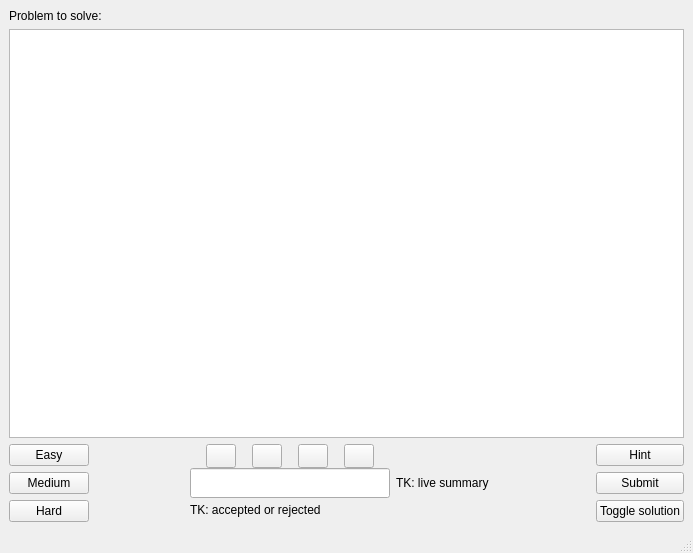
<?xml version="1.0" encoding="UTF-8"?>
<ui version="4.0">
 <class>MainWindow</class>
 <widget class="QMainWindow" name="MainWindow">
  <property name="geometry">
   <rect>
    <x>0</x>
    <y>0</y>
    <width>693</width>
    <height>553</height>
   </rect>
  </property>
  <property name="windowTitle">
   <string>MainWindow</string>
  </property>
  <widget class="QWidget" name="centralwidget">
   <layout class="QGridLayout" name="gridLayout_3">
    <item row="0" column="0">
     <layout class="QGridLayout" name="gridLayout_2" rowstretch="0,0,0,0">
      <property name="horizontalSpacing">
       <number>6</number>
      </property>
      <item row="2" column="0" colspan="7">
       <widget class="QGraphicsView" name="ui_central_graphics_area_graphicsView">
        <property name="enabled">
         <bool>true</bool>
        </property>
       </widget>
      </item>
      <item row="3" column="0">
       <layout class="QVBoxLayout" name="verticalLayout">
        <property name="sizeConstraint">
         <enum>QLayout::SetDefaultConstraint</enum>
        </property>
        <item>
         <widget class="QPushButton" name="ui_difficulty_easy_pushButton">
          <property name="maximumSize">
           <size>
            <width>120</width>
            <height>16777215</height>
           </size>
          </property>
          <property name="text">
           <string>Easy</string>
          </property>
         </widget>
        </item>
        <item>
         <widget class="QPushButton" name="ui_difficulty_medium_pushButton">
          <property name="maximumSize">
           <size>
            <width>120</width>
            <height>16777215</height>
           </size>
          </property>
          <property name="text">
           <string>Medium</string>
          </property>
         </widget>
        </item>
        <item>
         <widget class="QPushButton" name="ui_difficulty_hard_pushButton">
          <property name="maximumSize">
           <size>
            <width>120</width>
            <height>16777215</height>
           </size>
          </property>
          <property name="text">
           <string>Hard</string>
          </property>
         </widget>
        </item>
       </layout>
      </item>
      <item row="3" column="1">
       <spacer name="horizontalSpacer">
        <property name="orientation">
         <enum>Qt::Horizontal</enum>
        </property>
        <property name="sizeHint" stdset="0">
         <size>
          <width>40</width>
          <height>20</height>
         </size>
        </property>
       </spacer>
      </item>
      <item row="3" column="4">
       <spacer name="horizontalSpacer_2">
        <property name="orientation">
         <enum>Qt::Horizontal</enum>
        </property>
        <property name="sizeHint" stdset="0">
         <size>
          <width>40</width>
          <height>20</height>
         </size>
        </property>
       </spacer>
      </item>
      <item row="3" column="2">
       <layout class="QGridLayout" name="gridLayout" columnstretch="0,0">
        <property name="leftMargin">
         <number>0</number>
        </property>
        <property name="topMargin">
         <number>0</number>
        </property>
        <property name="rightMargin">
         <number>0</number>
        </property>
        <property name="horizontalSpacing">
         <number>70</number>
        </property>
        <property name="verticalSpacing">
         <number>6</number>
        </property>
        <item row="0" column="0" colspan="2">
         <layout class="QVBoxLayout" name="verticalLayout_3">
          <property name="spacing">
           <number>0</number>
          </property>
          <item>
           <layout class="QHBoxLayout" name="horizontalLayout">
            <property name="sizeConstraint">
             <enum>QLayout::SetDefaultConstraint</enum>
            </property>
            <item>
             <widget class="QPushButton" name="ui_skip_to_start_pushButton">
              <property name="maximumSize">
               <size>
                <width>30</width>
                <height>30</height>
               </size>
              </property>
              <property name="text">
               <string/>
              </property>
              <property name="icon">
               <iconset resource="birkbeck/z.Legacy/automaton_simulator/simulator/resources/resources.qrc">
                <normaloff>:/icons/icons/skip_to_begin.svg</normaloff>:/icons/icons/skip_to_begin.svg</iconset>
              </property>
              <property name="iconSize">
               <size>
                <width>100</width>
                <height>42</height>
               </size>
              </property>
             </widget>
            </item>
            <item>
             <widget class="QPushButton" name="ui_skip_back_one_step_pushButton">
              <property name="sizePolicy">
               <sizepolicy hsizetype="Minimum" vsizetype="Fixed">
                <horstretch>0</horstretch>
                <verstretch>0</verstretch>
               </sizepolicy>
              </property>
              <property name="maximumSize">
               <size>
                <width>30</width>
                <height>30</height>
               </size>
              </property>
              <property name="text">
               <string/>
              </property>
              <property name="icon">
               <iconset resource="birkbeck/z.Legacy/automaton_simulator/simulator/resources/resources.qrc">
                <normaloff>:/icons/icons/step_backwards.svg</normaloff>:/icons/icons/step_backwards.svg</iconset>
              </property>
              <property name="iconSize">
               <size>
                <width>100</width>
                <height>25</height>
               </size>
              </property>
             </widget>
            </item>
            <item>
             <widget class="QPushButton" name="ui_skip_forward_one_step_pushButton">
              <property name="maximumSize">
               <size>
                <width>30</width>
                <height>30</height>
               </size>
              </property>
              <property name="text">
               <string/>
              </property>
              <property name="icon">
               <iconset resource="birkbeck/z.Legacy/automaton_simulator/simulator/resources/resources.qrc">
                <normaloff>:/icons/icons/step_forwards.svg</normaloff>:/icons/icons/step_forwards.svg</iconset>
              </property>
              <property name="iconSize">
               <size>
                <width>100</width>
                <height>25</height>
               </size>
              </property>
             </widget>
            </item>
            <item>
             <widget class="QPushButton" name="ui_skip_to_end_pushButton">
              <property name="maximumSize">
               <size>
                <width>30</width>
                <height>30</height>
               </size>
              </property>
              <property name="text">
               <string/>
              </property>
              <property name="icon">
               <iconset resource="birkbeck/z.Legacy/automaton_simulator/simulator/resources/resources.qrc">
                <normaloff>:/icons/icons/skip_to_end.svg</normaloff>:/icons/icons/skip_to_end.svg</iconset>
              </property>
              <property name="iconSize">
               <size>
                <width>100</width>
                <height>42</height>
               </size>
              </property>
             </widget>
            </item>
           </layout>
          </item>
          <item>
           <widget class="QLineEdit" name="ui_take_string_to_test_lineedit">
            <property name="sizePolicy">
             <sizepolicy hsizetype="MinimumExpanding" vsizetype="Fixed">
              <horstretch>0</horstretch>
              <verstretch>0</verstretch>
             </sizepolicy>
            </property>
            <property name="minimumSize">
             <size>
              <width>200</width>
              <height>30</height>
             </size>
            </property>
            <property name="maximumSize">
             <size>
              <width>16777215</width>
              <height>30</height>
             </size>
            </property>
           </widget>
          </item>
          <item>
           <widget class="QLabel" name="ui_input_accepted_or_rejected_label">
            <property name="text">
             <string>TK: accepted or rejected</string>
            </property>
           </widget>
          </item>
         </layout>
        </item>
       </layout>
      </item>
      <item row="3" column="3">
       <widget class="QLabel" name="ui_live_input_proc_summary_label">
        <property name="text">
         <string>TK: live summary</string>
        </property>
       </widget>
      </item>
      <item row="3" column="6">
       <layout class="QVBoxLayout" name="verticalLayout_2">
        <item>
         <widget class="QPushButton" name="ui_request_hint_pushButton">
          <property name="sizePolicy">
           <sizepolicy hsizetype="Minimum" vsizetype="Fixed">
            <horstretch>0</horstretch>
            <verstretch>0</verstretch>
           </sizepolicy>
          </property>
          <property name="maximumSize">
           <size>
            <width>120</width>
            <height>16777215</height>
           </size>
          </property>
          <property name="text">
           <string>Hint</string>
          </property>
         </widget>
        </item>
        <item>
         <widget class="QPushButton" name="ui_submit_solution_pushButton">
          <property name="maximumSize">
           <size>
            <width>120</width>
            <height>16777215</height>
           </size>
          </property>
          <property name="text">
           <string>Submit</string>
          </property>
         </widget>
        </item>
        <item>
         <widget class="QPushButton" name="ui_toggle_solution_pushButton">
          <property name="maximumSize">
           <size>
            <width>120</width>
            <height>16777215</height>
           </size>
          </property>
          <property name="text">
           <string>Toggle solution</string>
          </property>
         </widget>
        </item>
       </layout>
      </item>
      <item row="1" column="0" colspan="7">
       <widget class="QLabel" name="ui_problem_to_solve_tooltip_label">
        <property name="sizePolicy">
         <sizepolicy hsizetype="Maximum" vsizetype="Preferred">
          <horstretch>0</horstretch>
          <verstretch>0</verstretch>
         </sizepolicy>
        </property>
        <property name="baseSize">
         <size>
          <width>3</width>
          <height>0</height>
         </size>
        </property>
        <property name="lineWidth">
         <number>3</number>
        </property>
        <property name="midLineWidth">
         <number>3</number>
        </property>
        <property name="text">
         <string>Problem to solve:  </string>
        </property>
       </widget>
      </item>
     </layout>
    </item>
   </layout>
  </widget>
  <widget class="QStatusBar" name="statusbar"/>
 </widget>
 <resources>
  <include location="birkbeck/z.Legacy/automaton_simulator/simulator/resources/resources.qrc"/>
  <include location="birkbeck/z.Legacy/automaton_simulator/simulator/resources/resources.qrc"/>
 </resources>
 <connections/>
</ui>
